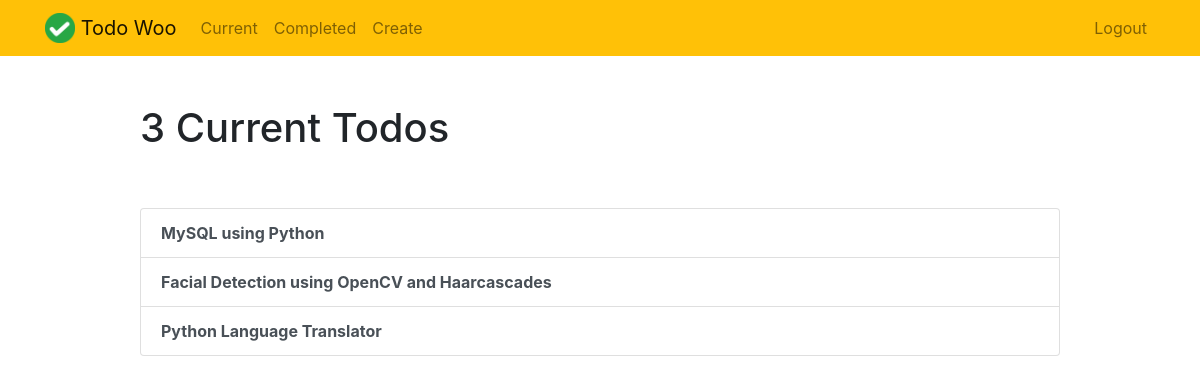
Page /current/ (signed in) on the earlier database version.
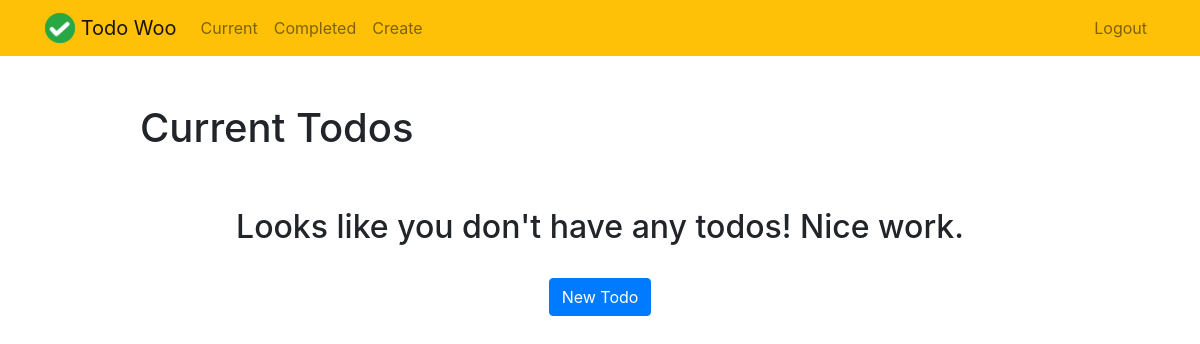
Same page on the later database version.
### todo/models.py (models this page shows, shortened)
class Todo(models.Model):
    title = models.CharField(max_length=100)
    memo = models.TextField(blank=True)
    created = models.DateTimeField(auto_now_add=True)
    datecompleted = models.DateTimeField(null=True,blank=True)
    important = models.BooleanField(default=False)
    user = models.ForeignKey(User,on_delete=models.CASCADE)

### todo/views.py (the view)
# urls.py: path('current/',views.currenttodos,name='currenttodos'),
@login_required
def currenttodos(request):
    todos= Todo.objects.filter(user=request.user,datecompleted__isnull=True)
    return render(request,'todo/currenttodos.html',{'todos':todos})

### todo/templates/todo/currenttodos.html (shortened to what this page needs)
{% extends 'todo/base.html' %}
{%block content%}
<div class="row justify-content-center mt-5">
        <div class="col-md-10">
            {% if todos %}
                 <h1>{{ todos.count }} Current Todo{{ todos.count|pluralize }}</h1>
            {% else %}
                           <h1>Current Todos</h1>
            {% endif %}
        </div>
    </div>
<div class="row justify-content-center mt-5">
        <div class="col-md-10">
        {% if todos %}
            <div class="list-group">
                {% for todo in todos %}
                    <a href="{% url 'viewtodo' todo.id %}" class="list-group-item list-group-item-action"><b>{{ todo.title }}</b></a>
                {% endfor %}
            </div>
        {% else %}
            <div class="text-center">
                <h2>Looks like you don't have any todos! Nice work.</h2>
            <br>
            <a role="button" class="btn btn-primary" href="{% url 'createtodo' %}">New Todo</a>
            </div>
        {% endif %}
        </div>
    </div>
{% endblock %}

Differences in the rows shown:
removed Todo: title "MySQL using Python"
removed Todo: title "Facial Detection using OpenCV and Haarcascades"
removed Todo: title "Python Language Translator"
Other differences:
{{ todos.count }}: "3" → (not shown)
text no longer shown: "Current Todo"
text now shown: "Current Todos Looks like you don't have any todos! Nice work. New Todo"
